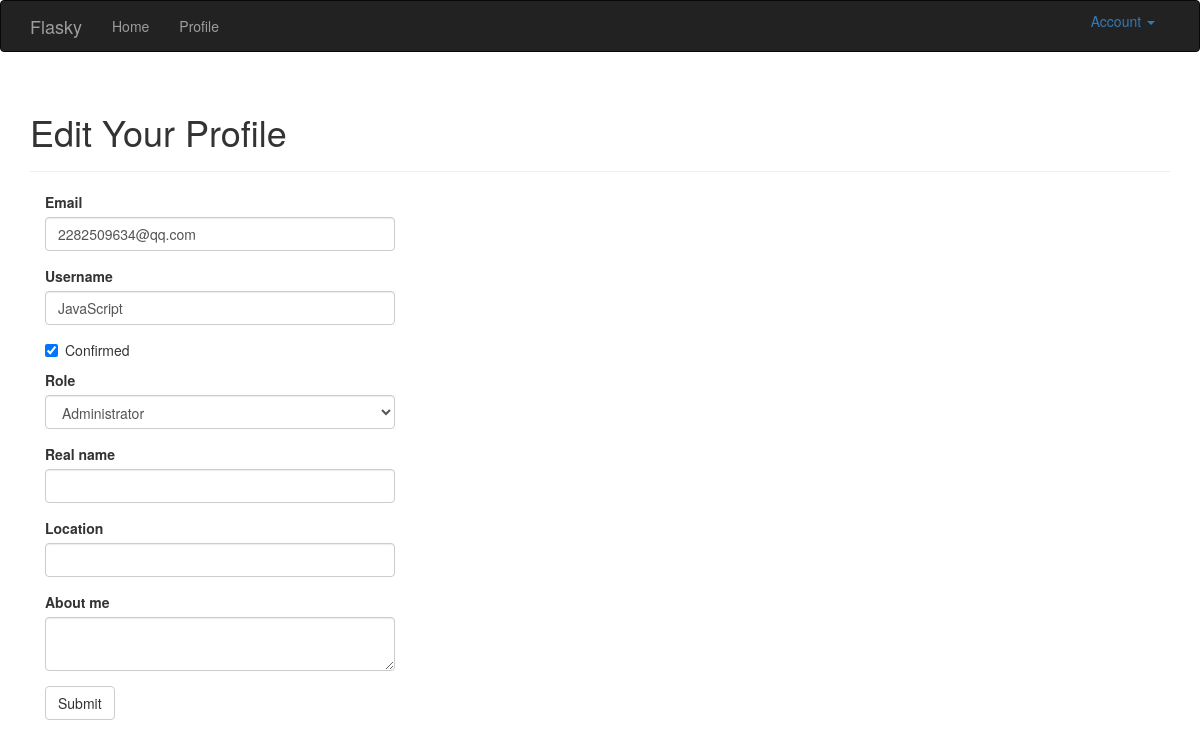
Page /edit-profile/3 (signed in) on the committed database.
### app/models.py (models this page shows, shortened)
class User(UserMixin, db.Model):
    __tablename__ = 'users'
    id = db.Column(db.Integer, primary_key=True)
    email = db.Column(db.String(64), unique=True, index=True)
    username = db.Column(db.String(64), unique=True, index=True)
    role_id = db.Column(db.Integer, db.ForeignKey('roles.id'))
    password_hash = db.Column(db.String(128))
    confirmed = db.Column(db.Boolean, default=False)
    name = db.Column(db.String(64))
    location = db.Column(db.String(64))
    about_me = db.Column(db.Text())
    member_since = db.Column(db.DateTime(), default=datetime.utcnow)
    last_seen = db.Column(db.DateTime(), default=datetime.utcnow)
    def can(self, permissions):
        return self.role is not None and (self.role.permissions & permissions) == permissions
    @property
    def password(self):
        raise AttributeError("password is not a readable attribute")
    def ping(self):
        self.last_seen = datetime.utcnow()
        db.session.add(self)

### app/main/views.py (the view, shortened to what this page needs)
@main.route("/edit-profile/<int:id>", methods=["GET", "POST"])
@login_required
@admin_required
def edit_profile_admin(id):
    user = User.query.get_or_404(id)
    form = EditProfileAdminForm(user=user)
    form.email.data = user.email
    form.username.data = user.username
    form.confirmed.data = user.confirmed
    form.role.data = user.role_id
    form.name.data = user.name
    form.location.data = user.location
    form.about_me.data = user.about_me
    return render_template("edit_profile.html", form=form, user=user)

### app/main/forms.py (shortened to what this page needs)
class EditProfileAdminForm(FlaskForm):
    email = StringField("Email", validators=[Required(), Length(1, 64), Email()])
    username = StringField("Username",
                           validators=[Required(), Length(1, 64),
                                       Regexp(r"^[a-zA-Z][a-zA-Z0-9_.]*$", 0,
                                              "Username must have only letters,numbers,dots or underscores.")])
    confirmed = BooleanField("Confirmed")
    role = SelectField("Role", coerce=int)
    name = StringField("Real name", validators=[Length(1, 64)])
    location = StringField("Location", validators=[Length(1, 64)])
    about_me = TextAreaField("About me")
    submit = SubmitField("Submit")
    def __init__(self, user, *args, **kwargs):
        super(EditProfileAdminForm, self).__init__(*args, **kwargs)
        self.role.choices = [(role.id, role.name)
                             for role in Role.query.order_by(Role.name).all()]
        self.user = user

### app/auth/views.py (called while the page is built)
@auth.before_app_request
def before_request():
    if current_user.is_authenticated:
        current_user.ping()
        if not current_user.confirmed \
                and request.endpoint[:5] != "auth.":
            return redirect(url_for("auth.unconfirmed"))

### app/main/__init__.py (called while the page is built)
@main.app_context_processor
def inject_permissions():
    return dict(Permission=Permission)

### app/models.py (called while the page is built)
@login_manager.user_loader
def load_user(user_id):
    return User.query.get(int(user_id))

### app/templates/edit_profile.html (shortened to what this page needs)
{% extends "base.html" %}
{% import "bootstrap/wtf.html" as wtf %}
{% block page_content %}
    <div class="page-header">
        <h1>
            Edit Your Profile
        </h1>
    </div>
    <div class="col-md-4">
        {{wtf.quick_form(form)}}
    </div>
{% endblock %}

### rows in the picture
User: email "2282509634@qq.com", username "JavaScript", confirmed "☑", role "Administrator"
